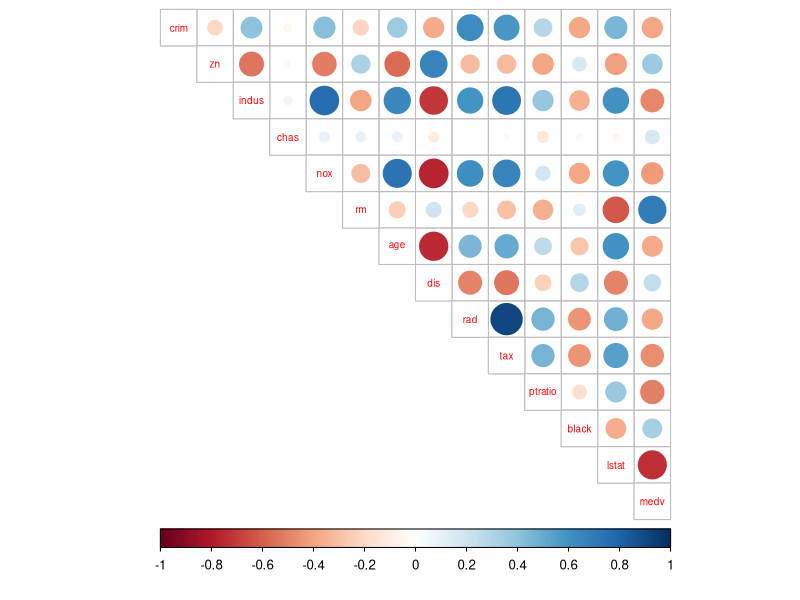
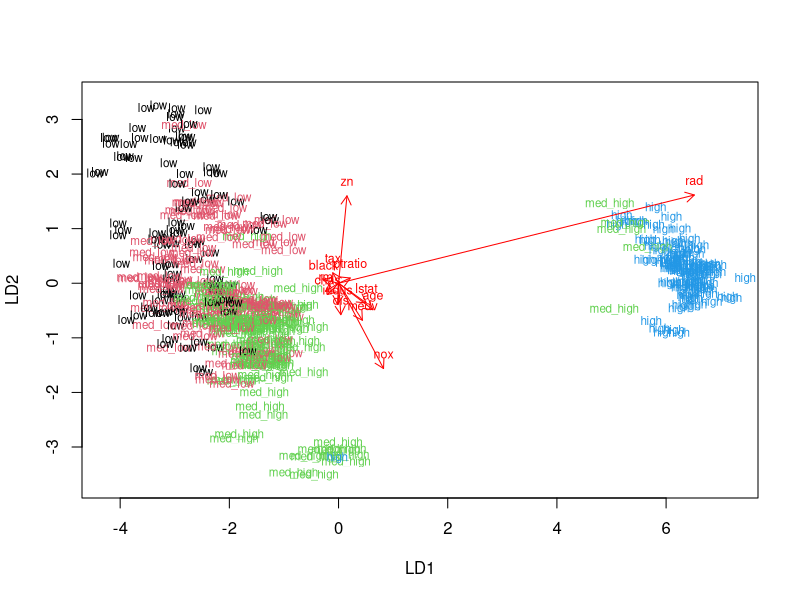
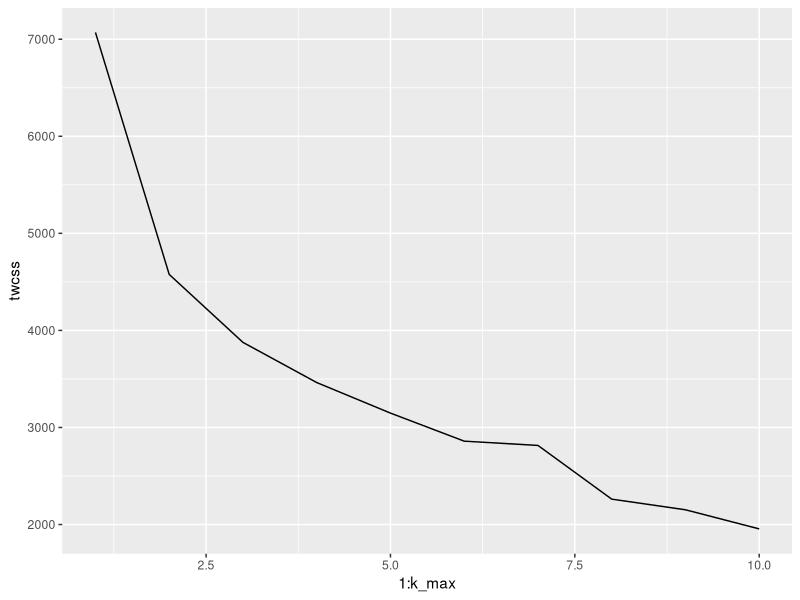
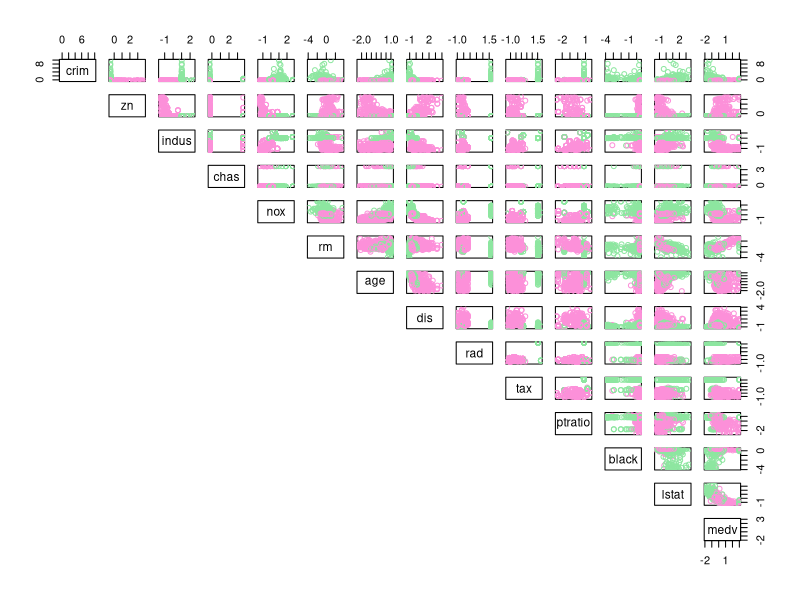

Source code (R) for these figures, in order:
## ---- chunk 1
# Set working directory
setwd("Z:/Jatko-opinnot/IODS/IODS-project-1")
#setwd("C:/Users/sirja/Documents/IODS-project-1")

# Access needed libraries
library("MASS")
library("tidyverse")
library("corrplot")

## ---- chunk 2
# load the data
data("Boston")

# explore the dataset
str(Boston)
## ---- chunk 3
# calculate the correlation matrix and round it
cor_matrix<-cor(Boston) 

# print the correlation matrix
cor_matrix %>% round(digits = 2)

# visualize the correlation matrix
corrplot(cor_matrix, method="circle", type = "upper", cl.pos = "b", tl.pos = "d", tl.cex = 0.6)

## ---- chunk 4
# center and standardize variables
boston_scaled <- scale(Boston)

# summaries of the scaled variables
summary(boston_scaled)

# check the class of the boston_scaled object
class(boston_scaled)

# change the object to data frame
boston_scaled <- as.data.frame(boston_scaled)
# summary of the scaled crime rate
summary(boston_scaled$crim)

## ---- chunk 5
# create a quantile vector of crim and print it
bins <- quantile(boston_scaled$crim)
bins

# create a categorical variable 'crime'
crime <- cut(boston_scaled$crim, breaks = bins, include.lowest = TRUE, label = c("low", "med_low", "med_high", "high"))

# look at the table of the new factor crime
crime

# remove original crim from the dataset
boston_scaled <- dplyr::select(boston_scaled, -crim)

# add the new categorical value to scaled data
boston_scaled <- data.frame(boston_scaled, crime)

## ---- chunk 6
# number of rows in the Boston dataset 
n <- nrow(boston_scaled)

# choose randomly 80% of the rows
ind <- sample(n,  size = n * 0.8)

# create train set
train <- boston_scaled[ind,]

# create test set 
test <- boston_scaled[-ind,]

# save the correct classes from test data
correct_classes <- test$crime

# remove the crime variable from test data
test <- dplyr::select(test, -crime)
## ---- chunk 7
# linear discriminant analysis
lda.fit <- lda(crime ~ ., data = train)

# print the lda.fit object
lda.fit

# the function for lda biplot arrows
lda.arrows <- function(x, myscale = 1, arrow_heads = 0.1, color = "red", tex = 0.75, choices = c(1,2)){
  heads <- coef(x)
  arrows(x0 = 0, y0 = 0, 
         x1 = myscale * heads[,choices[1]], 
         y1 = myscale * heads[,choices[2]], col=color, length = arrow_heads)
  text(myscale * heads[,choices], labels = row.names(heads), 
       cex = tex, col=color, pos=3)
}

# target classes as numeric
classes <- as.numeric(train$crime)

# plot the lda results
plot(lda.fit, dimen = 2, col = classes, pch = classes)
lda.arrows(lda.fit, myscale = 2)

## ---- chunk 8
# predict classes with test data
lda.pred <- predict(lda.fit, newdata = test)

# cross tabulate the results
table(correct = correct_classes, predicted = lda.pred$class)
## ---- chunk 9
data(Boston)

# standardize the dataset
boston_scaled <- scale(Boston)
boston_scaled <- as.data.frame(boston_scaled)
## ---- chunk 10
# euclidean distance matrix
dist_eu <- dist(boston_scaled)

# look at the summary of the distances
summary(dist_eu)

# manhattan distance matrix
dist_man <- dist(Boston, method = "manhattan")

# look at the summary of the distances
summary(dist_man)
## ---- chunk 11
# k-means clustering
km <-kmeans(boston_scaled, centers = 3)

## ---- chunk 12
set.seed(123)

# determine the number of clusters
k_max <- 10

# calculate the total within sum of squares
twcss <- sapply(1:k_max, function(k){kmeans(boston_scaled, k)$tot.withinss})

# visualize the results
qplot(x = 1:k_max, y = twcss, geom = 'line')
## ---- chunk 13
# k-means clustering
km <-kmeans(boston_scaled, centers = 2)

## ---- chunk 14
# plot the Boston dataset with clusters
pairs(boston_scaled, col = c("#fc90d9", "#8de6a0")[km$cluster], lower.panel = NULL) 
